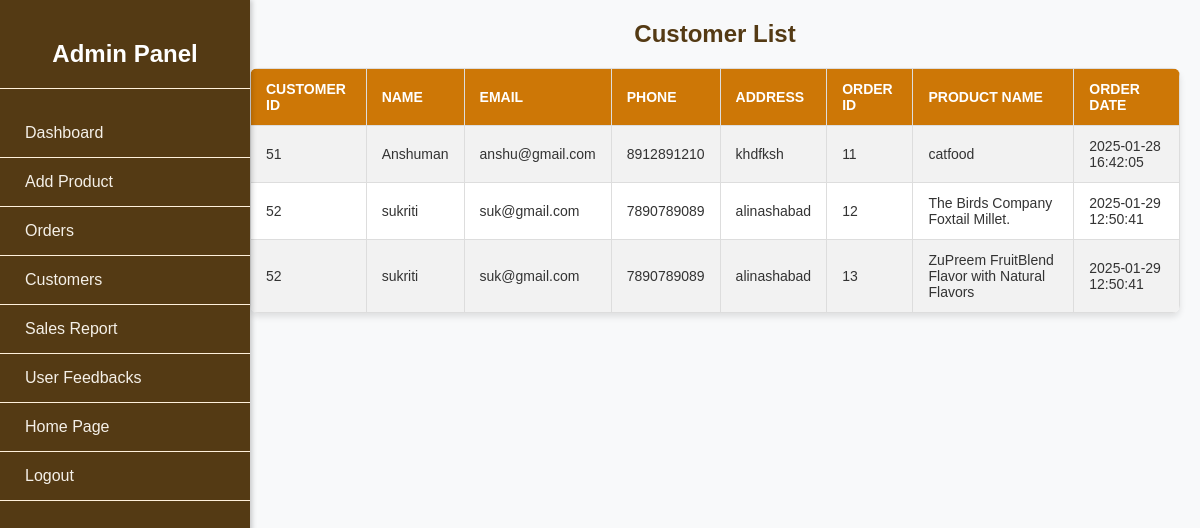
The app's page /customer_list.php with its own data.
### tables this page shows
CREATE TABLE IF NOT EXISTS `orders` (
  `order_id` int NOT NULL AUTO_INCREMENT,
  `user_id` int NOT NULL,
  `product_id` int NOT NULL,
  `product_name` varchar(255) NOT NULL,
  `price` decimal(10,2) NOT NULL,
  `quantity` int NOT NULL,
  `subtotal` decimal(10,2) NOT NULL,
  `order_date` datetime NOT NULL,
  PRIMARY KEY (`order_id`)
);

CREATE TABLE IF NOT EXISTS `user` (
  `id` int NOT NULL AUTO_INCREMENT,
  `fullname` varchar(64) NOT NULL,
  `address` varchar(255) NOT NULL,
  `phone` varchar(255) NOT NULL,
  `email` varchar(30) NOT NULL,
  `password` varchar(255) NOT NULL,
  `token` varchar(255) DEFAULT NULL,
  PRIMARY KEY (`id`),
  UNIQUE KEY `email` (`email`)
);

### customer_list.php (the view, shortened to what this page needs)
<?php
$host = 'localhost';
$dbname = 'pwc';
$username = 'root';
$password = '';
try {
    $pdo = new PDO("mysql:host=$host;dbname=$dbname", $username, $password);
    $pdo->setAttribute(PDO::ATTR_ERRMODE, PDO::ERRMODE_EXCEPTION);
} catch (PDOException $e) {
    die("Database connection failed: " . $e->getMessage());
}
$query = "
    SELECT u.id AS user_id, u.fullname, u.email, u.phone, u.address, o.order_id, o.product_name, o.order_date
    FROM user u
    JOIN orders o ON u.id = o.user_id
    JOIN product p ON o.product_id = p.id
    WHERE u.id IN (SELECT DISTINCT user_id FROM orders)
";
$stmt = $pdo->prepare($query);
$stmt->execute();
$users = $stmt->fetchAll();
?>
<!DOCTYPE html>
<html lang="en">
<head>
</head>
<body>
<?php include("sidebar_admin.php"); ?>
    <h2>Customer List</h2>
    <table>
        <thead>
            <tr>
                <th>Customer ID</th>
                <th>Name</th>
                <th>Email</th>
                <th>Phone</th>
                <th>Address</th>
                <th>Order ID</th>
                <th>Product Name</th>
                <th>Order Date</th>
            </tr>
        </thead>
        <tbody>
            <?php foreach ($users as $user): ?>
                <tr>
                    <td><?php echo htmlspecialchars($user['user_id']); ?></td>
                    <td><?php echo htmlspecialchars($user['fullname']); ?></td>
                    <td><?php echo htmlspecialchars($user['email']); ?></td>
                    <td><?php echo htmlspecialchars($user['phone']); ?></td>
                    <td><?php echo htmlspecialchars($user['address']); ?></td>
                    <td><?php echo htmlspecialchars($user['order_id']); ?></td>
                    <td><?php echo htmlspecialchars($user['product_name']); ?></td>
                    <td><?php echo htmlspecialchars($user['order_date']); ?></td>
                </tr>
            <?php endforeach; ?>
        </tbody>
    </table>
</body>
</html>

### sidebarr.css (style rules this page uses)
body { margin-left: 250px; padding: 0; }

### customer_list.php (style rules this page uses)
body { font-family: Arial, sans-serif; margin: 20px; background-color: #f8f9fa; color: #333; }
h2 { color: #543A14; text-align: center; margin-bottom: 20px; }
table { width: 100%; border-collapse: collapse; margin: 0 auto; background-color: #fff; box-shadow: 0 4px 6px rgba(0, 0, 0, 0.1); border-radius: 8px; overflow: hidden; }
th, td { padding: 12px 15px; border: 1px solid #ddd; text-align: left; }
th { background-color:rgb(205, 119, 6); color: #fff; text-transform: uppercase; font-size: 14px; }
tbody tr:nth-child(odd) { background-color: #f2f2f2; }
td { font-size: 14px; }

### records on screen
orders: user "51", user.fullname "Anshuman", user.email "anshu@gmail.com", user.phone "8912891210", user.address "khdfksh", order_id "11", product_name "catfood", order_date "2025-01-28 16:42:05"
orders: user "52", user.fullname "sukriti", user.email "suk@gmail.com", user.phone "7890789089", user.address "alinashabad", order_id "12", product_name "The Birds Company Foxtail Millet.", order_date "2025-01-29 12:50:41"
orders: user "52", user.fullname "sukriti", user.email "suk@gmail.com", user.phone "7890789089", user.address "alinashabad", order_id "13", product_name "ZuPreem FruitBlend Flavor with Natural Flavors", order_date "2025-01-29 12:50:41"
